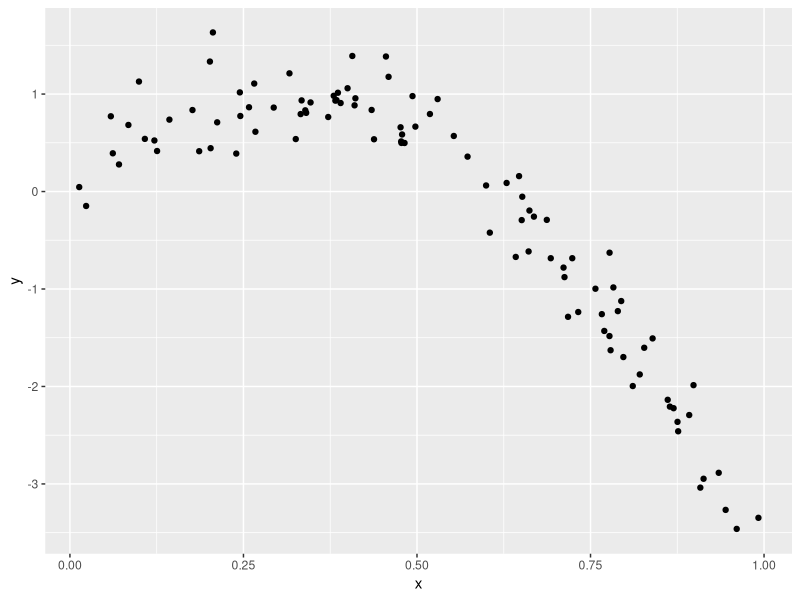
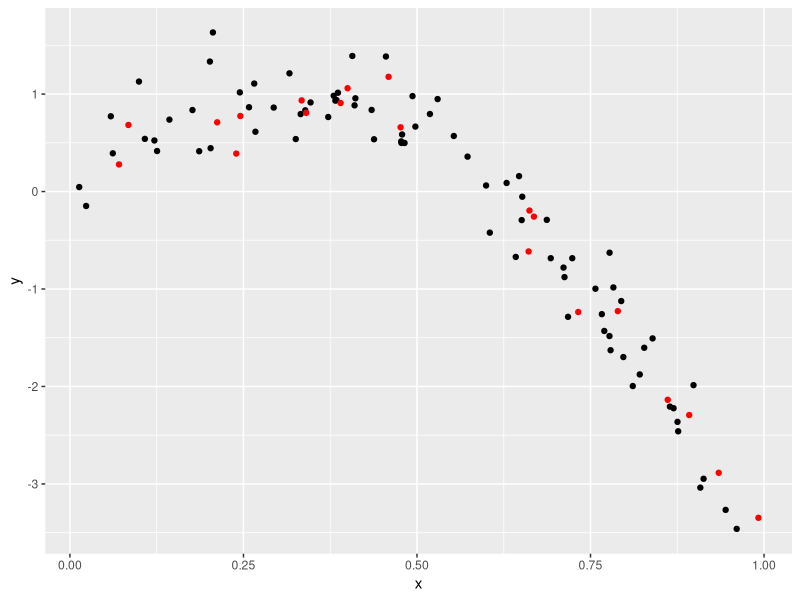
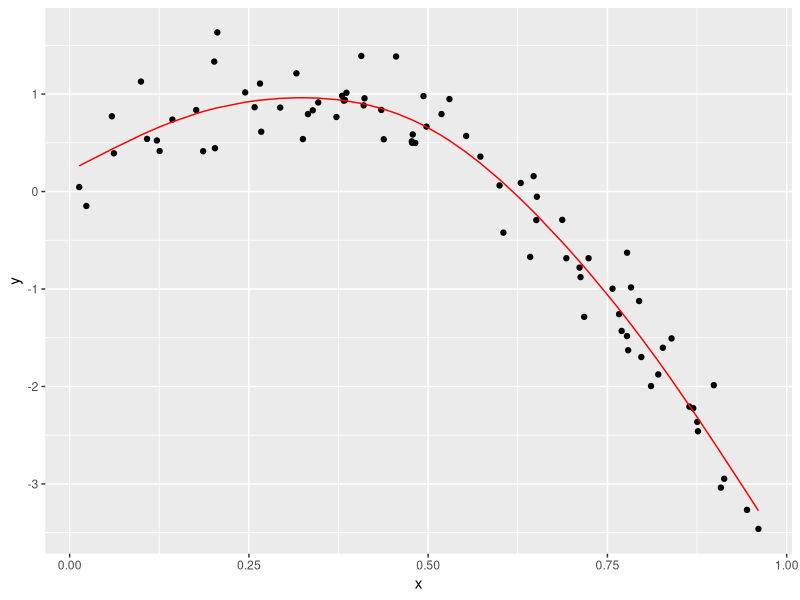
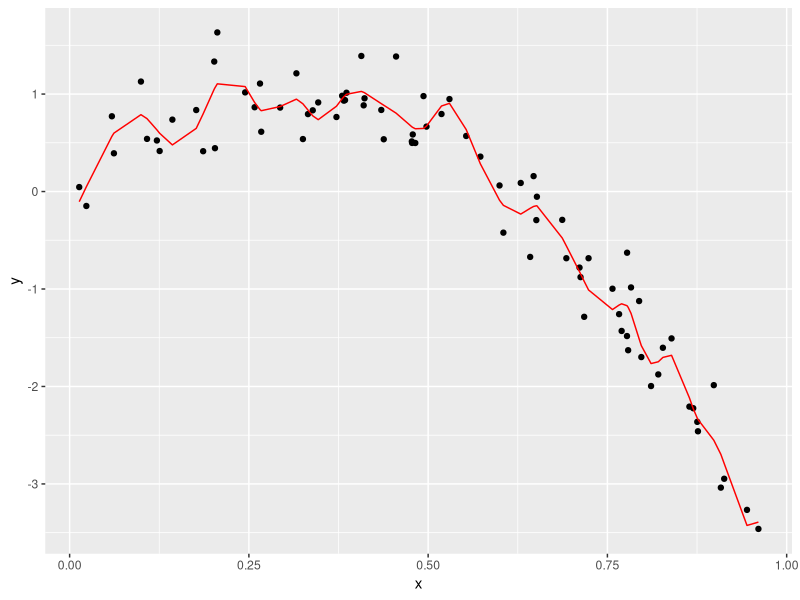
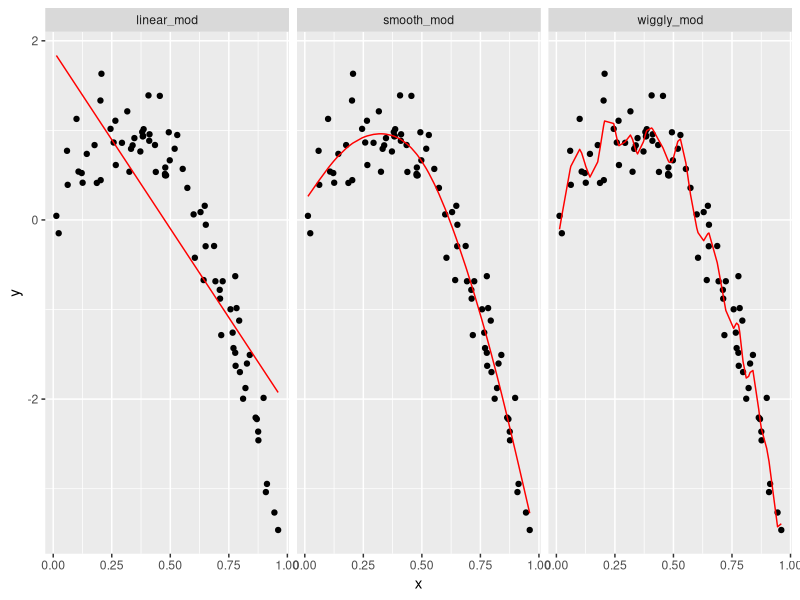
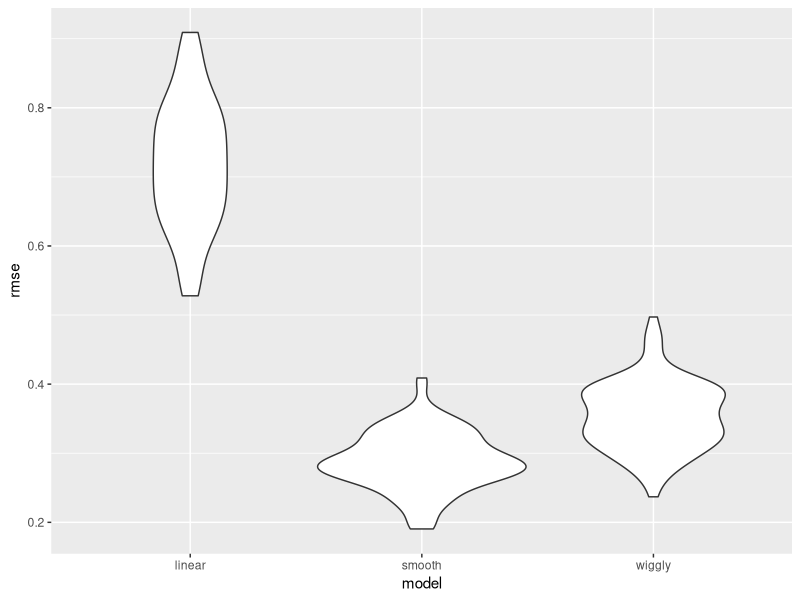

The R source for these figures, in order:
## ---- chunk 1
knitr::opts_chunk$set(echo = TRUE)
## ---- chunk 2
library(tidyverse)
library(modelr)
library(mgcv)
## ---- chunk 3
set.seed(1)
## ---- chunk 4
nonlin_df = 
  tibble(
    id = 1:100,
    x = runif(100, 0, 1),
    y = 1 - 10 * (x - .3) ^ 2 + rnorm(100, 0, .3)
  )

nonlin_df |> 
  ggplot(aes(x = x, y = y)) + 
  geom_point()
## ---- chunk 5
train_df = sample_n(nonlin_df, 80)
test_df = anti_join(nonlin_df, train_df, by = "id")

ggplot(train_df, aes(x = x, y = y)) + 
  geom_point() + 
  geom_point(data = test_df, color = "red")
## ---- chunk 6
linear_mod = lm(y ~ x, data = train_df)
smooth_mod = mgcv::gam(y ~ s(x), data = train_df)
wiggly_mod = mgcv::gam(y ~ s(x, k = 30), sp = 10e-6, data = train_df)
## ---- chunk 7
train_df |> 
  add_predictions(smooth_mod) |> 
  ggplot(aes(x = x, y = y)) + geom_point() + 
  geom_line(aes(y = pred), color = "red")
## ---- chunk 8
train_df |> 
  add_predictions(wiggly_mod) |> 
  ggplot(aes(x = x, y = y)) + geom_point() + 
  geom_line(aes(y = pred), color = "red")
## ---- chunk 9
train_df |> 
  gather_predictions(linear_mod, smooth_mod, wiggly_mod) |> 
  mutate(model = fct_inorder(model)) |> 
  ggplot(aes(x = x, y = y)) + 
  geom_point() + 
  geom_line(aes(y = pred), color = "red") + 
  facet_wrap(~model)
## ---- chunk 10
rmse(linear_mod, test_df)
## ---- chunk 11
rmse(smooth_mod, test_df)
## ---- chunk 12
rmse(wiggly_mod, test_df)
## ---- chunk 13
cv_df = 
  crossv_mc(nonlin_df, 100) 
## ---- chunk 14
cv_df |> pull(train) |> nth(1) |> as_tibble()
## ---- chunk 15
cv_df |> pull(test) |> nth(1) |> as_tibble()
## ---- chunk 16
cv_df =
  cv_df |> 
  mutate(
    train = map(train, as_tibble),
    test = map(test, as_tibble))
## ---- chunk 17
## lin_mod_func = function(df) {
## lm(y~x, data = df) }

cv_df = 
  cv_df |> 
  mutate(
    linear_mod  = map(train, ~lm(y ~ x, data = .x)),
    smooth_mod  = map(train, ~mgcv::gam(y ~ s(x), data = .x)),
    wiggly_mod  = map(train, ~gam(y ~ s(x, k = 30), sp = 10e-6, data = .x))) |> 
  mutate(
    rmse_linear = map2_dbl(linear_mod, test, ~rmse(model = .x, data = .y)),
    rmse_smooth = map2_dbl(smooth_mod, test, ~rmse(model = .x, data = .y)),
    rmse_wiggly = map2_dbl(wiggly_mod, test, ~rmse(model = .x, data = .y)))
## ---- chunk 18
cv_df |> 
  select(starts_with("rmse")) |> 
  pivot_longer(
    everything(),
    names_to = "model", 
    values_to = "rmse",
    names_prefix = "rmse_") |> 
  mutate(model = fct_inorder(model)) |> 
  ggplot(aes(x = model, y = rmse)) + geom_violin()

## ---- chunk 19
## look on course website for this example fully coded
